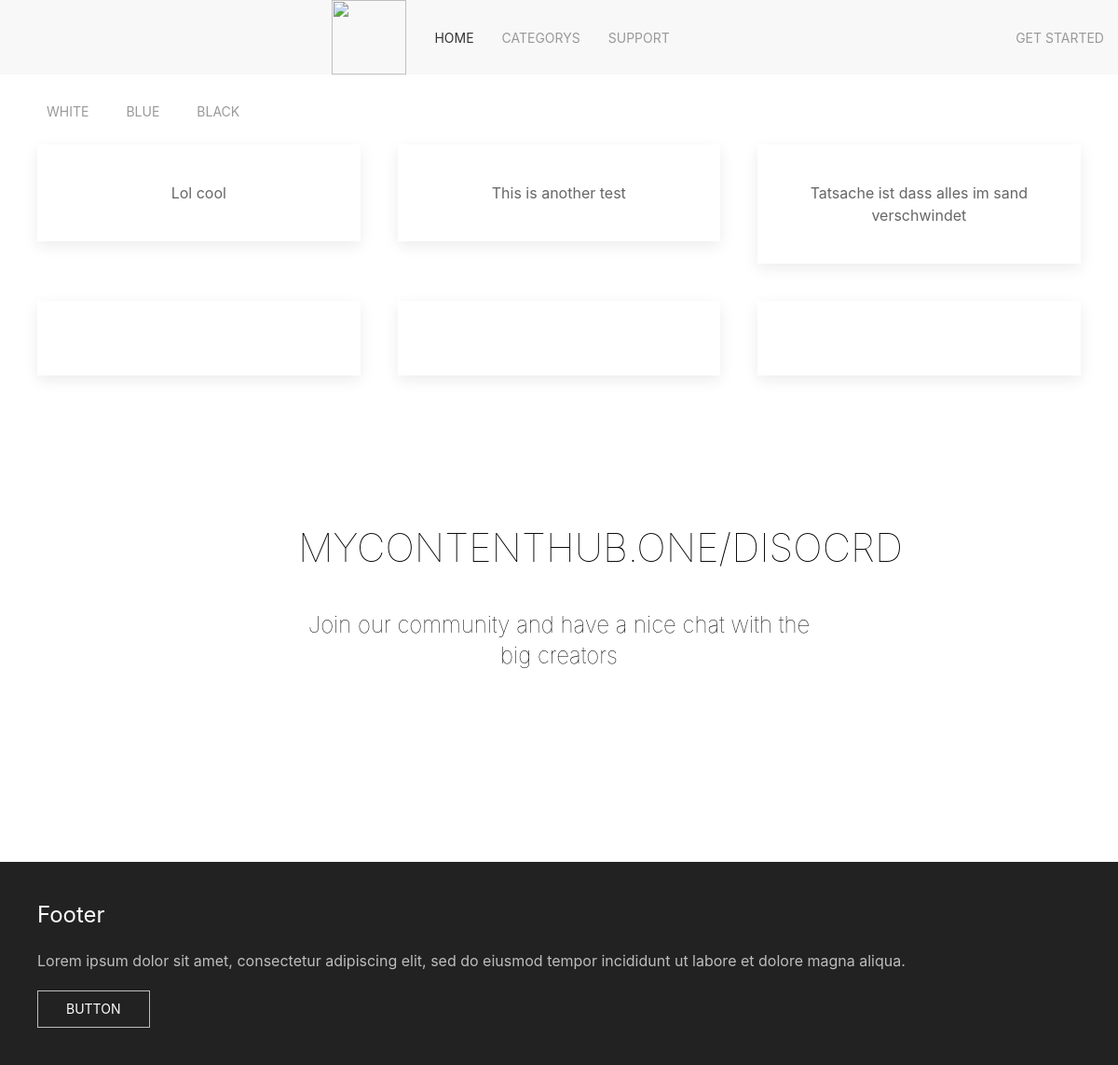
/?site=categorys, run on the app's committed database.
### tables this page shows
CREATE TABLE `con_submit` (
  `ID` int(11) NOT NULL,
  `user_id` int(11) NOT NULL,
  `title` varchar(50) NOT NULL,
  `text` text NOT NULL,
  `select_submit` text NOT NULL,
  `date` datetime NOT NULL DEFAULT current_timestamp()
);

CREATE TABLE `con_user` (
  `ID` int(11) NOT NULL,
  `username` text NOT NULL,
  `password` text NOT NULL,
  `mail` text NOT NULL,
  `mail_id` text NOT NULL
);

### categorys/overview.php (the view)
<br>
<div class="uk-container">
    <div uk-filter="target: .js-filter">
        <ul class="uk-subnav uk-subnav-pill">
            <li uk-filter-control=".tag-1"><a href="#">White</a></li>
            <li uk-filter-control=".tag-blue"><a href="#">Blue</a></li>
            <li uk-filter-control=".tag-black"><a href="#">Black</a></li>
        </ul>
        <ul class="js-filter uk-child-width-1-2 uk-child-width-1-3@m uk-text-center" uk-grid>
<?php
$res = mysqli_query($conn, "SELECT con_submit.user_id, con_submit.title, con_submit.date, con_submit.text, con_submit.ID AS ConSUID, con_user.ID, con_user.username FROM con_user LEFT JOIN con_submit ON con_submit.user_id=con_user.ID ORDER BY con_submit.ID DESC LIMIT 10");
   if (mysqli_num_rows($res) == 0) {
        } else {
             while ($res_row = mysqli_fetch_array($res)) {
?>
         <a href="?site=view&id=<?php echo $res_row['ConSUID']; ?>">
            <li class="tag-1">
                <div class="uk-card uk-card-default uk-card-body"><?php echo $res_row['title']; ?></div>
            </li>
         </a>
<?php
   }
}
?>
            <li class="tag-blue">
                <div class="uk-card uk-card-default uk-card-body"> </div>
            </li>
        </ul>
    </div>
</div>

### index.php (shortened to what this page needs)
<!doctype html>
<html>
<head>
        <link rel="stylesheet" href="./assets/css/uikit.min.css" />
</head>
<body>
    <?php
    if (isset($_GET['site'])) {
        if (isset($page[$_GET['site']])) {
            include($page['navbar']);
            include($page[$_GET['site']]);
            include($page['footer']);
        } else {
            include($page['navbar']);
            include($page['overview']);
            include($page['searchbar']);
            include($page['latest-posts']);
            include($page['footer']);
        }
    } else {
        include($page['navbar']);
        include($page['overview']);
        include($page['searchbar']);
        include($page['latest-posts']);
        include($page['footer']);
    }
    ?>
</body>
</html>

### style/navbar.php (shortened to what this page needs)
<nav class="uk-navbar-container" uk-navbar>
    <div class="uk-navbar-right">
        <a class="uk-navbar-item uk-logo" href="?"><img src="https://media.discordapp.net/attachments/597066766903934997/720198537979101234/Ohne_Titel2.png" width="80" height="80"></a>
        <ul class="uk-navbar-nav">
            <li class="uk-active"><a href="?">Home</a></li>
            <li>
                <a href="?site=categorys">Categorys</a>
            </li>
            <li><a href="?site=support">Support</a></li>
        </ul>
    </div>
    <?php
    if (!isset($_SESSION['mail'])) {
    ?>
        <div class="uk-navbar-right">
            <ul class="uk-navbar-nav">
                <li>
                    <a href="#">Get started</a>
                </li>
            </ul>
    </nav>
<?php
    }
?>

### categorys/index.php
<?php
if(isset($_GET['genres'])){
    include('genres.php');
}else{
include('overview.php');
}
?>

### style/footer.php
<div class="uk-container">
<br>
<div class="uk-background-blend-multiply  uk-height-large uk-background-cover uk-light uk-flex uk-flex-top" uk-parallax="bgy: -2100"  ">
    <text  uk-scrollspy="cls: uk-animation-slide-bottom; delay: 500; repeat: false" class="uk-width-1-2@m uk-text-center uk-margin-auto uk-margin-auto-vertical uk-text-lighter" uk-parallax="y: 60,0" style="color:black">
        <h1 class="uk-text-lighter" style="color:black">MYCONTENTHUB.ONE/DISOCRD</h1>
        <h3 class="uk-text-lighter" style="color:black">Join our community and have a nice chat with the big creators</h3></text>
    </div>
</div>
<br>
<br>
<div class="uk-light uk-background-secondary uk-padding">
    <h3>Footer</h3>
    <p>Lorem ipsum dolor sit amet, consectetur adipiscing elit, sed do eiusmod tempor incididunt ut labore et dolore magna aliqua.</p>
    <button class="uk-button uk-button-default">Button</button>
</div>

### data on the page
con_submit: title "Lol cool"
con_submit: title "This is another test"
con_submit: title "Tatsache ist dass alles im sand verschwindet"
